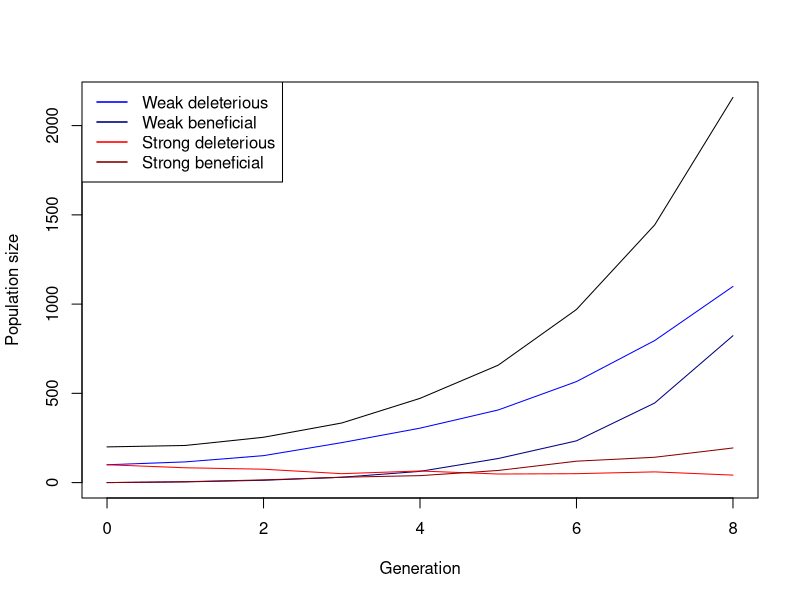

R code for this plot:
## ---- chunk 1
simulate_one_gen <- function(N_wd, N_wb, N_sd, N_sb, decay_rate_wm, decay_rate_sm, s_wm, s_sm, m_rate_wm, m_rate_sm) {
  
  # draw offspring according to Poisson distribution
  offsp_wd <- rpois(1, N_wd * (1-decay_rate_wm-s_wm))
  offsp_wb <- rpois(1, N_wb * (1-decay_rate_wm+s_wm))
  offsp_sd <- rpois(1, N_sd * (1-decay_rate_sm-s_sm))
  offsp_sb <- rpois(1, N_sb * (1-decay_rate_sm+s_sm))
  # draw new mutants according to Poisson distribution
  mut_wd_to_wb <- rpois(1, offsp_wd * m_rate_wm)
  mut_sd_to_sb <- rpois(1, offsp_sd * m_rate_sm)
  mut_wb_to_wd <- rpois(1, offsp_wb * m_rate_wm)
  mut_sb_to_sd <- rpois(1, offsp_sb * m_rate_sm)
  
  # determine new population sizes of wild type and mutant
  N_wd_new <- max(offsp_wd - mut_wd_to_wb, 0)+(offsp_wd + mut_wb_to_wd)
  N_wb_new <- max(offsp_wb - mut_wb_to_wd, 0)+(offsp_wb + mut_wd_to_wb)
  N_sd_new <- max(offsp_sd - mut_sd_to_sb, 0)+(offsp_sd + mut_sb_to_sd)
  N_sb_new <- max(offsp_sb - mut_sb_to_sd, 0)+(offsp_sb + mut_sd_to_sb)
  
 return(c(N_wd_new, N_wb_new, N_sd_new, N_sb_new))
}
# Test the function
print(simulate_one_gen(N_wd=50, N_wb=0, N_sd=50, N_sb=0, decay_rate_wm=0.1, decay_rate_sm=0.2, s_wm=0.2, s_sm=0.4, m_rate_wm=0.1, m_rate_sm=0.1))
## ---- chunk 2
max_gen=1000
simulate_pop <- function(init_wd, init_wb,  init_sd, init_sb, decay_rate_wm, decay_rate_sm, s_wm, s_sm, m_rate_wm, m_rate_sm, max_gen) {
  # Create the vector in which to save the results
  pop_vector <- c(init_wd,init_wb, init_sd, init_sb)
  # initiate the variables
  pop_new <- c(init_wd, init_wb, init_sd, init_sb)
  
  # run the simulation until generation t_max
  for (i in 1:(max_gen + 1)) {
    # redefine the current population one generation later
    pop_new <- simulate_one_gen(pop_new[1],pop_new[2],pop_new[3],pop_new[4], decay_rate_wm, decay_rate_sm, s_wm, s_sm, m_rate_wm, m_rate_sm)
    # add the new population sizes to the output vector
    pop_vector <- rbind(pop_vector,pop_new)
    # condition to stop the simulation before t_max: either the population exceeds 1.5 times the original population size, or it goes extinct
    if ((sum(pop_new) >= 10 * sum(c(init_wd, init_wb, init_sd, init_sb))) || sum(pop_new) == 0)
      break

}
  
  # define the row and column names of the output vector
  rownames(pop_vector) <- (0:max_gen)[1:length(pop_vector[,1])] # note that the vector has to be cut if the simulation stopped early
  colnames(pop_vector) <- c("wd","wb", "sd", "sb")
  # return the result
  return(pop_vector)	
}


# Test the function and plot the result
# set t_max to a value to be used througout
max_gen <- 1000
# create your simulation data
output <- simulate_pop(init_wd=100, init_wb=0,  init_sd=100, init_sb=0, decay_rate_wm=0.2, decay_rate_sm=0.4, s_wm=0.1, s_sm=0.2, m_rate_wm=0.1, m_rate_sm=0.1,max_gen)
# show the last few lines of the data table
print(tail(output))
# plot the output - note that the plot range and the x axis have to be adjusted based on the length of the table
# determine x axis range 
x_range <- 0:(length(output[,1])-1)
# this plots the total population size
plot(x_range,output[,1]+output[,2]+output[ ,3]+output[ ,4],type='l',ylim=c(0,max(output[,1]+output[,2]+output[ ,3]+output[ ,4])),xlab =  "Generation",ylab = "Population size")
# add number of wd individuals
lines(x_range,output[,1], col="blue")
# add number of wb individuals
lines(x_range,output[,2], col="navyblue")
# add number of sd individuals
lines(x_range,output[,3], col="red")
# add number of sb individuals
lines(x_range,output[,4], col="darkred")
# add legend
legend("topleft",
       legend=c("Weak deleterious","Weak beneficial","Strong deleterious","Strong beneficial"),
       col=c("blue","navyblue","red","darkred"), lty=1, lwd=1.5)
## ---- chunk 3
# set some parameters to fixed values
init_wd <- 50
init_wb <- 0
init_sd <- 50
init_sb <- 0
m_rate_wm <- 0.001
m_rate_sm <- 0.001
decay_rate_wm <- 0.1
decay_rate_sm <- 0.3
s_wm <- 0.2
s_sm <- 0.4
max_gen <- 1000
# determine how often to run the simulation for each set of parameters
no_replicates <- 100

# set parameters to vary
s_values_wm <- c(0.2,0.3,0.4)
s_values_sm <- c(0.3,0.4,0.5)
m_values_wm <- c(0.01,0.05,0.1)
m_values_sm <- c(0.1,0.15,0.2)

# initialize data table - where to collect the results
data_table <- c()
# run the simulation across all chosen parameters
# loop over decay rates
for(mval in m_values_wm){
  # loop over selection coefficients
  for(sval in s_values_wm){
    # different way of running many simulations: make replicates using "repeat" function with a        counter i
    # reset counter
    i<-1
    repeat {
      # increase counter by one
      i<-i+1
      # run the simulation once
      one_run <- simulate_pop(init_wd, init_wb, init_sd, init_sb,
                        decay_rate_wm, decay_rate_sm,
                        sval, s_sm, mval, m_rate_sm, max_gen)
      # determine total population sizes
      total_size <- one_run[,1]+one_run[,2]+one_run[,3]+one_run[,4]
      # determine minimum population size
      min_size <- min(total_size)
      # determine (first) generation at which this population size occurred
      min_gen <- as.numeric(which(total_size==min_size)[1])
      # enter the data into the table
      data_table <- rbind(data_table,c(mval,sval,min_gen,min_size)) # note that we add the varying       parameters (decay rate and selection coefficient) to the table too
      # stop the repeated computation after no_replicates times
      if(i>no_replicates) break
    }
  }
}
# define column names of data table
colnames(data_table) <- c("m_rate","s","min_gen","no_min")
# show the first lines of the output
print(head(data_table))
